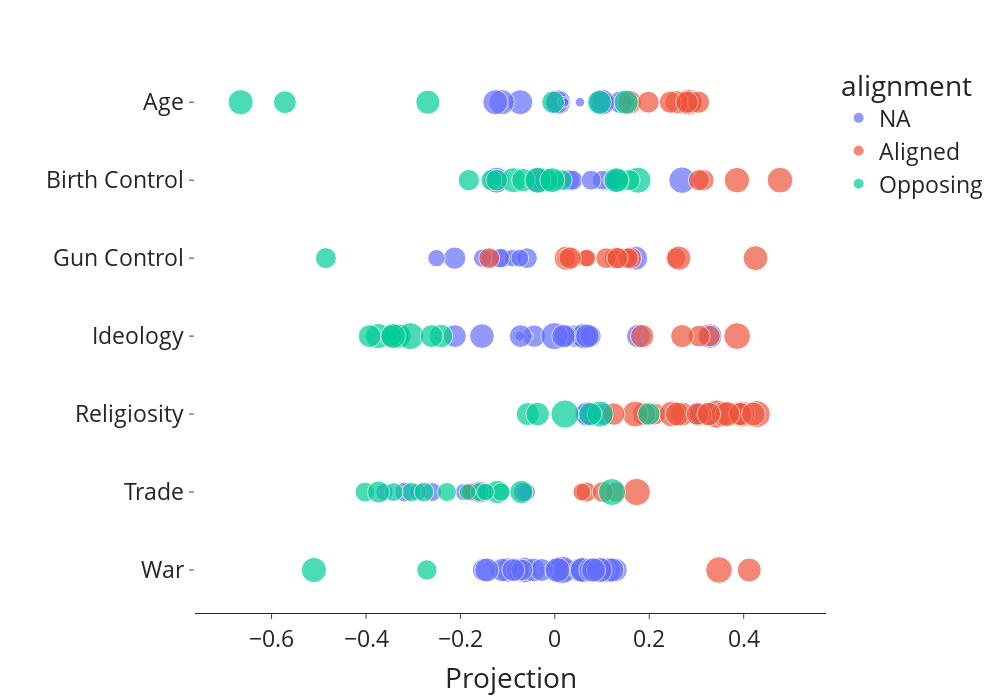

The notebook cell saved with this chart:
### Code cell
fig = px.scatter(counts_df,
                 x="projection",
                 color="alignment",
                 size="size",
                 hover_data=["subreddit","count","label"],
                 y="dim",
                 labels=dict(dim="",projection="Projection"),
                )
# fig.update_layout(annotations=[
#            dict(x=point,
#             y=dim,
#             xref="x",
#             yref="y",
#             text=text,
#             align='center',
#             showarrow=False,
#             yanchor='bottom',
#             textangle=90) for point,text,dim in counts_df[["projection","subreddit","dim"]].itertuples(index=False)])

args = {
    "font":{"size": 23},
    "height": 700,
    "width": 1000,    
    "template":"simple_white",
    "yaxis_type": 'category',
    "yaxis":{"showline": False}
}
    
fig.update_layout(**args)
with open("visualizations/political_dimensions/dimension_validation.pdf", "wb") as f:
    f.write(scope.transform(fig, format="pdf"))
# fig.write_html("visualizations/political_dimensions/dimension_validation.html")
fig.show()

### Figure 1 — Plotly figure (JSON) as saved in the notebook; plotly's stock layout.template omitted (floating-point values rounded to 4 significant figures; data arrays with more than 128 entries replaced by an {"elided": "..."} marker saying what was removed)
{"data": [{"customdata": {"elided": "97x3 mixed values"}, "hovertemplate": "alignment=NA<br>Projection=%{x}<br>=%{y}<br>size=%{marker.size}<br>subreddit=%{customdata[0]}<br>count=%{customdata[1]}<br>label=%{customdata[2]}<extra></extra>", "legendgroup": "NA", "marker": {"color": "#636efa", "size": [12.12, 14.07, 12.98, 13.18, 0, 11.89, 14.51, 12.04, 11.85, 12.31, 16.46, 13.11, 11.53, 12.74, 13.5, 12.35, 13.32, 14.43, 12.78, 11.72, 11.39, 12.73, 10.55, 13.5, 0, 11.48, 0, 7.907, 10.39, 8.697, 6.833, 7.775, 6.409, 6.322, 8.134, 6.585, 6.285, 14.02, 12.82, 11.63, 12.79, 10.49, 11.1, 10.27, 10.94, 2, 12.35, 13.22, 14.49, 10.11, 11.07, 1, 12.44, 11.3, 16.15, 11.21, 13.28, 11.98, 12.71, 0, 10.85, 6.977, 6.57, 8.18, 6.672, 0, 8.271, 9.443, 7.033, 7.492, 9.899, 2.807, 15.37, 13.47, 10.55, 10.03, 9.18, 8.714, 8.476, 8.145, 14.69, 8.714, 13.65, 2, 13.81, 11.67, 0, 14.04, 3, 2.322, 13.73, 0, 10.54, 1.585, 11.16, 0, 14.61], "sizemode": "area", "sizeref": 0.04361, "symbol": "circle"}, "mode": "markers", "name": "NA", "orientation": "h", "showlegend": true, "type": "scatter", "x": [0.1283, 0.1128, 0.006335, -0.0996, 0.09768, 0.02098, -0.06487, -0.111, -0.15, 0.05219, 0.01613, 0.05584, 0.1037, 0.1209, 0.05906, -0.04572, 0.07698, 0.09414, 0.08204, -0.07809, -0.02759, -0.144, -0.06985, 0.005622, -0.07769, -0.08787, -0.06021, -0.1698, -0.1585, -0.3176, -0.05969, -0.2598, -0.1928, -0.2901, -0.06743, -0.3609, -0.1459, 0.06914, 0.3232, 0.06817, 0.3038, 0.1034, 0.04178, 0.05317, -0.04366, -0.07454, 0.1771, 0.3281, 0.06273, 0.07542, 0.02313, -0.0514, 0.06869, -0.2117, -0.0007824, -0.07241, -0.1544, 0.01819, 0.1709, -0.08606, -0.2121, -0.1362, -0.2507, -0.1105, -0.08941, -0.06391, -0.1164, -0.05911, -0.07413, -0.1528, -0.02694, -0.0124, 0.2695, -0.03568, 0.1199, 0.03013, 0.1228, 0.03795, 0.1004, 0.1224, -0.1237, 0.07684, -0.07317, 0.05321, 0.00693, 0.005103, 0.06327, -0.1126, 0.01843, 0.1566, -0.126, -0.02691, 0.1007, 0.02087, 0.1388, 0.1132, 0.09975], "xaxis": "x", "y": ["War", "War", "War", "War", "War", "War", "War", "War", "War", "War", "War", "War", "War", "War", "War", "War", "War", "War", "War", "War", "War", "War", "War", "War", "War", "War", "Trade", "Trade", "Trade", "Trade", "Trade", "Trade", "Trade", "Trade", "Trade", "Trade", "Trade", "Religiosity", "Religiosity", "Religiosity", "Religiosity", "Religiosity", "Ideology", "Ideology", "Ideology", "Ideology", "Ideology", "Ideology", "Ideology", "Ideology", "Ideology", "Ideology", "Ideology", "Ideology", "Ideology", "Ideology", "Ideology", "Ideology", "Gun Control", "Gun Control", "Gun Control", "Gun Control", "Gun Control", "Gun Control", "Gun Control", "Gun Control", "Gun Control", "Gun Control", "Gun Control", "Gun Control", "Birth Control", "Birth Control", "Birth Control", "Birth Control", "Birth Control", "Birth Control", "Birth Control", "Birth Control", "Birth Control", "Birth Control", "Birth Control", "Birth Control", "Age", "Age", "Age", "Age", "Age", "Age", "Age", "Age", "Age", "Age", "Age", "Age", "Age", "Age", "Age"], "yaxis": "y"}, {"customdata": {"elided": "62x3 mixed values"}, "hovertemplate": "alignment=Aligned<br>Projection=%{x}<br>=%{y}<br>size=%{marker.size}<br>subreddit=%{customdata[0]}<br>count=%{customdata[1]}<br>label=%{customdata[2]}<extra></extra>", "legendgroup": "Aligned", "marker": {"color": "#EF553B", "size": [15.48, 12.6, 8.916, 7, 8.752, 9.721, 7.119, 16.31, 12.23, 15.2, 10.57, 16.13, 17.44, 10.9, 14.63, 14.32, 13.94, 12.03, 12.64, 14.67, 11.07, 12.5, 10.92, 11.71, 13.5, 12.13, 12.48, 10.16, 11.79, 10.42, 11.59, 15.56, 10.14, 12.9, 9.966, 6.248, 9, 6.17, 6.87, 6.728, 10.35, 8.155, 10.87, 9.555, 9.388, 13.43, 9.355, 9.798, 12.9, 10.0, 14.51, 9.884, 14.26, 12.73, 14.79, 14.09, 10.84, 12.04, 10.72, 10.45, 10.74, 10.95], "sizemode": "area", "sizeref": 0.04361, "symbol": "circle"}, "mode": "markers", "name": "Aligned", "orientation": "h", "showlegend": true, "type": "scatter", "x": [0.3476, 0.4118, 0.06697, 0.05729, 0.1292, 0.1016, -0.1786, 0.1734, 0.27, 0.3946, 0.211, 0.4275, 0.343, 0.3083, 0.248, 0.397, 0.3577, 0.1889, 0.2594, 0.1702, 0.3025, 0.3938, 0.1248, 0.3927, 0.3656, 0.3262, 0.4207, 0.3278, 0.185, 0.3055, 0.2697, 0.3861, 0.127, 0.02424, 0.1321, 0.1533, 0.2562, 0.128, 0.06524, 0.06836, 0.1606, 0.02452, 0.03243, -0.1389, 0.1086, 0.4251, 0.1548, 0.1326, 0.2626, 0.3147, 0.477, 0.3055, 0.3857, 0.1578, 0.2833, 0.2836, 0.2884, 0.2585, 0.2446, 0.1979, 0.3044, 0.2798], "xaxis": "x", "y": ["War", "War", "Trade", "Trade", "Trade", "Trade", "Trade", "Trade", "Religiosity", "Religiosity", "Religiosity", "Religiosity", "Religiosity", "Religiosity", "Religiosity", "Religiosity", "Religiosity", "Religiosity", "Religiosity", "Religiosity", "Religiosity", "Religiosity", "Religiosity", "Religiosity", "Religiosity", "Religiosity", "Religiosity", "Ideology", "Ideology", "Ideology", "Ideology", "Ideology", "Gun Control", "Gun Control", "Gun Control", "Gun Control", "Gun Control", "Gun Control", "Gun Control", "Gun Control", "Gun Control", "Gun Control", "Gun Control", "Gun Control", "Gun Control", "Gun Control", "Gun Control", "Gun Control", "Gun Control", "Birth Control", "Birth Control", "Birth Control", "Birth Control", "Age", "Age", "Age", "Age", "Age", "Age", "Age", "Age", "Age"], "yaxis": "y"}, {"customdata": {"elided": "51x3 mixed values"}, "hovertemplate": "alignment=Opposing<br>Projection=%{x}<br>=%{y}<br>size=%{marker.size}<br>subreddit=%{customdata[0]}<br>count=%{customdata[1]}<br>label=%{customdata[2]}<extra></extra>", "legendgroup": "Opposing", "marker": {"color": "#00cc96", "size": [13.86, 9.017, 8.103, 12.07, 7.679, 8.622, 7.7, 8.388, 7.392, 7.877, 15.93, 11.9, 6.858, 10.64, 6, 11.54, 14.79, 17.38, 11.07, 12.16, 11.77, 13.1, 12.76, 15.92, 12.09, 14.12, 11.36, 10.21, 11.39, 13.59, 9.611, 14.94, 9.972, 10.73, 11.17, 13.73, 13.64, 9.642, 11.91, 9.938, 9.731, 11.74, 10.25, 14.98, 13.63, 13.9, 12.96, 12.72, 11.34, 12.48, 11.22], "sizemode": "area", "sizeref": 0.04361, "symbol": "circle"}, "mode": "markers", "name": "Opposing", "orientation": "h", "showlegend": true, "type": "scatter", "x": [-0.5104, -0.271, -0.3034, -0.121, -0.3413, -0.4022, -0.1592, -0.2773, -0.1143, -0.2285, 0.121, -0.07094, -0.147, -0.3734, -0.185, -0.05744, 0.09628, 0.02164, 0.1992, -0.03638, 0.07511, -0.3353, -0.3298, -0.306, -0.2411, -0.3741, -0.3924, -0.3459, -0.2609, -0.3425, -0.4849, 0.176, 0.1578, -0.008525, 0.1318, -0.08825, 0.1307, 0.01442, -0.06674, -0.1821, -0.1344, -0.01781, -0.1231, -0.03583, -0.005334, -0.6655, 0.1512, -0.269, -0.5718, 0.09453, -0.003662], "xaxis": "x", "y": ["War", "War", "Trade", "Trade", "Trade", "Trade", "Trade", "Trade", "Trade", "Trade", "Trade", "Trade", "Trade", "Trade", "Trade", "Religiosity", "Religiosity", "Religiosity", "Religiosity", "Religiosity", "Religiosity", "Ideology", "Ideology", "Ideology", "Ideology", "Ideology", "Ideology", "Ideology", "Ideology", "Ideology", "Gun Control", "Birth Control", "Birth Control", "Birth Control", "Birth Control", "Birth Control", "Birth Control", "Birth Control", "Birth Control", "Birth Control", "Birth Control", "Birth Control", "Birth Control", "Birth Control", "Birth Control", "Age", "Age", "Age", "Age", "Age", "Age"], "yaxis": "y"}], "layout": {"font": {"size": 23}, "height": 700, "legend": {"itemsizing": "constant", "title": {"text": "alignment"}, "tracegroupgap": 0}, "margin": {"t": 60}, "width": 1000, "xaxis": {"anchor": "y", "domain": [0, 1], "title": {"text": "Projection"}}, "yaxis": {"anchor": "x", "domain": [0, 1], "showline": false, "title": {"text": ""}, "type": "category"}}}
